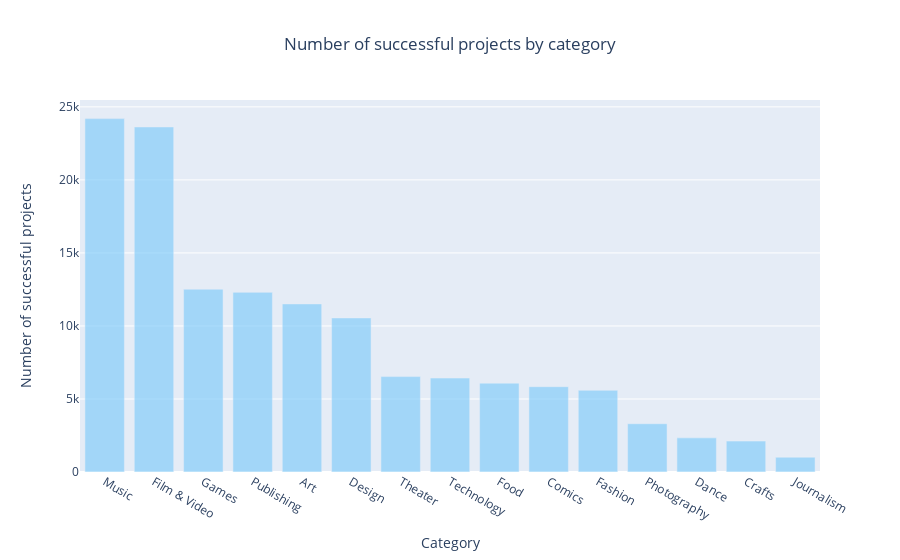

This figure's notebook cell:
### Code cell
data = go.Bar(
    x=successful_projects.main_category.value_counts().keys(),
    y=successful_projects['main_category'].value_counts(),
    marker=dict(
        opacity=0.7,
        color='LightSkyBlue'
    )
)

layout = go.Layout(
    title=dict(
               text='Number of successful projects by category',
               x=0.5,
               xanchor= 'center'
              ),
    xaxis=dict(
               title='Category',
               tickmode='linear'
         ),
    yaxis=dict(
               title='Number of successful projects',
               tickprefix="   "
         )
)

#fig = 
go.Figure(data=data, layout=layout)
#py.offline.iplot(fig)

### Figure 1 — Plotly figure (JSON) as saved in the notebook; plotly's stock layout.template omitted (floating-point values rounded to 4 significant figures)
{"data": [{"marker": {"color": "LightSkyBlue", "opacity": 0.7}, "type": "bar", "x": ["Music", "Film & Video", "Games", "Publishing", "Art", "Design", "Theater", "Technology", "Food", "Comics", "Fashion", "Photography", "Dance", "Crafts", "Journalism"], "y": [24197, 23623, 12518, 12300, 11510, 10550, 6534, 6434, 6085, 5842, 5593, 3305, 2338, 2115, 1012]}], "layout": {"title": {"text": "Number of successful projects by category", "x": 0.5, "xanchor": "center"}, "xaxis": {"tickmode": "linear", "title": {"text": "Category"}}, "yaxis": {"tickprefix": "   ", "title": {"text": "Number of successful projects"}}}}
